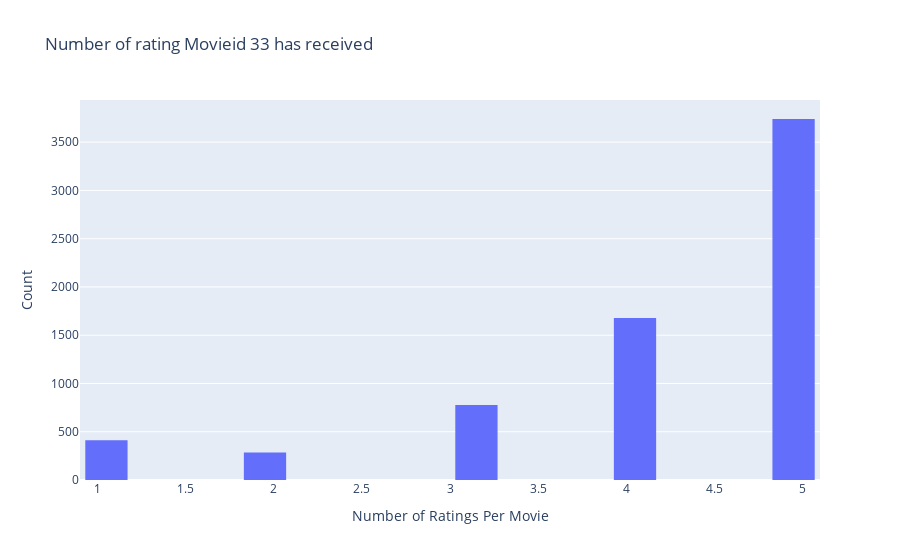

Notebook code cell kept with this figure:
### Code cell
#To create interactive plots

from plotly.offline import init_notebook_mode, plot, iplot
import plotly.graph_objs as go
%matplotlib inline


init_notebook_mode(connected =True)
temp = ratings.loc[ratings['movieId']==33]['rating']
configure_plotly_browser_state()

#Create trace
trace = go.Histogram(x=temp.values, name='Ratings',
                     xbins=dict(start=0,end=5, size=.3))


#Create layout

layout= go.Layout(title= 'Number of rating Movieid 33 has received',
                  
                  xaxis= dict(title='Number of Ratings Per Movie'),
                   
                  yaxis= dict(title='Count'), bargap= 0.2)

#Create plot

fig = go.Figure(data=[trace], layout= layout)
iplot(fig)

### Figure 1 — Plotly figure (JSON) as saved in the notebook; plotly's stock layout.template omitted (floating-point values rounded to 4 significant figures; data arrays with more than 128 entries replaced by an {"elided": "..."} marker saying what was removed)
{"data": [{"name": "Ratings", "type": "histogram", "x": {"elided": "6890 int values"}, "xbins": {"end": 5, "size": 0.3, "start": 0}}], "layout": {"bargap": 0.2, "title": {"text": "Number of rating Movieid 33 has received"}, "xaxis": {"title": {"text": "Number of Ratings Per Movie"}}, "yaxis": {"title": {"text": "Count"}}}}
